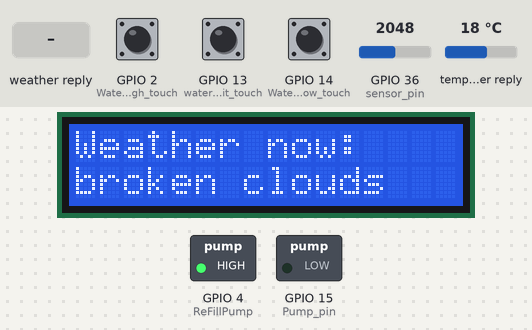
Bench run of a sketch on a simulated ESP32. On the bench: 16×2 character LCD, switched loads named in the sketch (green lamp = pin HIGH). The test bench sets the inputs (shaded band); at power-on: GPIO 36 (sensor_pin) = 2048, GPIO 2 (Water_level_high_touch) HIGH, GPIO 13 (water_level_overflowLimit_touch) HIGH, GPIO 14 (Water_level_low_touch) HIGH, temperature in the weather reply 18 °C. WiFi joins after 1.5 s; servers stay silent unless stated; web services answer with replies made up by the test bench; what the sketch prints to the serial monitor is not drawn.

Above: at 2.8 s.
2.9 s: weather in the web reply set to Clear
At 5.2 s:
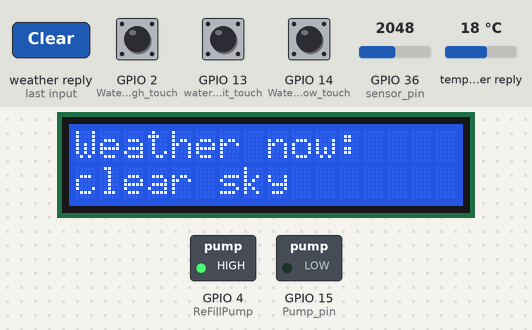
6.0 s: weather in the web reply set to Rain
At 7.3 s:
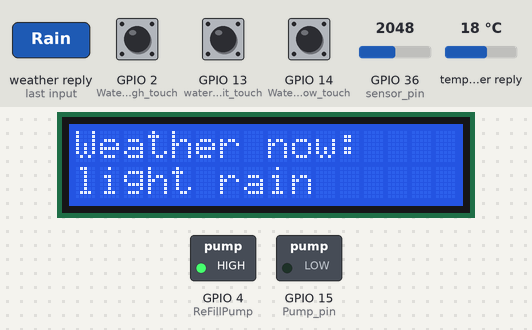
9.1 s: GPIO 36 (sensor_pin) set to 3288
At 10.4 s:
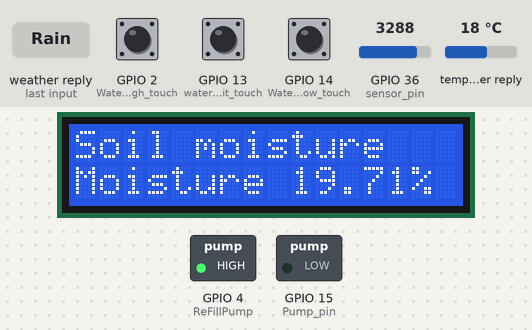
12.0 s: GPIO 36 (sensor_pin) set to 3430
At 13.1 s:
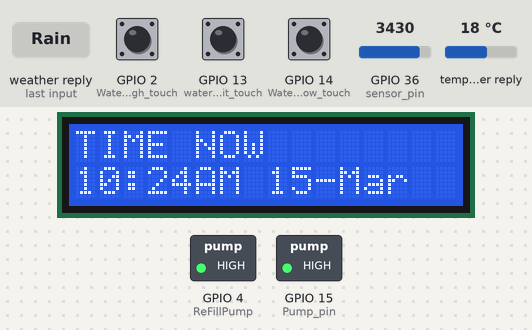
15.1 s: weather in the web reply set to Snow
At 17.8 s:
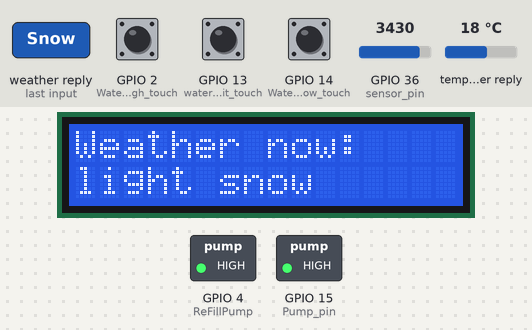
18.2 s: weather in the web reply set to Thunderstorm
At 19.9 s:
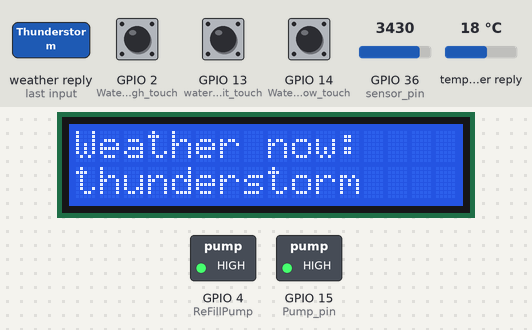
Timing chart, 0 to 21.4 s (numbered marks = the images above; inputs shaded):
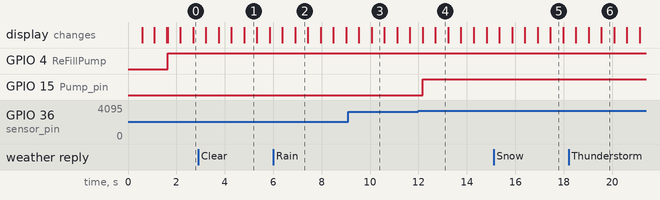

Measured:
- the behaviour switches between 3357 and 3358 on GPIO 36 (sensor_pin) (found by bisection; images 3 and 4)
- after the input at 2.9 s, the display: first differs from a run without the input after 1.9 s (image 1)
- after the input at 6.0 s, the display: first differs from a run without the input after 0.90 s (image 2)
- after the input at 12.0 s, GPIO 15 (Pump_pin): LOW → HIGH after 0.18 s
- after the input at 15.1 s, the display: first differs from a run without the input after 2.3 s (image 5)
- after the input at 18.2 s, the display: first differs from a run without the input after 1.4 s (image 6)
- what the display in image 1 shows lasts 0.5 s, from 4.8 s to 5.3 s

The sketch:

plant_monitor_threaded.ino
```cpp
#include <WiFi.h>
#include <Update.h>

#include <HTTPClient.h>
#include <Arduino_JSON.h>
#include <Wire.h>
#include <LiquidCrystal_I2C.h>
#include <TimeLib.h>
#include <ArduinoIoTCloud.h>
#include <Arduino_ConnectionHandler.h>

const char DEVICE_LOGIN_NAME[] = "ee36cf3a-c768-4bcd-9fd3-a171c8f35a19";
const char DEVICE_KEY[] = "#30i#?KMJ1i8XO6vNeWGrPh9w";
LiquidCrystal_I2C lcd(0x27, 16, 2);

const char* ssid = "Happiness connected";
const char* password = "vijith123";

// const char* ssid = "Viju 2.4G";
// const char* password = "Happiness";
String openWeatherMapApiKey = "298583cc84f68515e30c3cf37b7ef74b";
String city = "Dubai";
String countryCode = "AE";
String currentTime ;
String weatherNow ;
double tempCelsius;
float moisture;
int toggleRefillPumpState=0;

#define ReFillPump 4
#define Pump_pin 15
#define Water_level_high_touch T2 //pin 2
#define water_level_overflowLimit_touch T4 //pin 13
#define Water_level_low_touch T6 //pin 14
const int sensor_pin = 36;

unsigned long previousMillis = 0; // to store previous time
//unsigned long previousMillis_waterlevel = 0; // to store previous time
const long interval = 5000;

CloudTemperatureSensor moisture_IOT;
CloudSwitch refillPumpIOT;
WiFiConnectionHandler ArduinoIoTPreferredConnection(ssid, password);
// unsigned long previousMillis = 0;
// unsigned long lcdLastcheck=0;
// const long interval = 5000;  // 5 seconds


//threaded task
void taskLCD(void *parameter);
void taskPumpControl(void *parameter);
void taskMainLoop(void *parameter);
void refillPumpChange();


void setup() {
  pinMode(Pump_pin, OUTPUT);
  pinMode(ReFillPump, OUTPUT);

  Serial.begin(115200);
  WiFi.begin(ssid, password);

  lcd.init();
  lcd.backlight();
  lcd.clear();
  lcd.setCursor(3, 0);
  lcd.print("Connecting");

  // Wait until WiFi is connected
  while (WiFi.status() != WL_CONNECTED) {
    delay(500);
    lcd.print(".");
  }

  initProperties();
  ArduinoCloud.begin(ArduinoIoTPreferredConnection);
  setDebugMessageLevel(2);
  ArduinoCloud.printDebugInfo();

  lcd.clear();
  lcd.setCursor(0, 0);
  lcd.print("Connected");
  lcd.setCursor(0, 1);
  lcd.print(WiFi.localIP());

xTaskCreate(
  taskLCD, //lcd displaying function
  "LCD TASK", //task name
  8192, //stack size (in words)
  NULL, //parameter
  1, // task priority (lower the number lower the priority )
  NULL //task handle
);

xTaskCreate(
  taskPumpControl, //water monitoring and pump control task ,higher priority
  "Pump Control",
  8192,
  NULL,
  2, // higher the number higher the priority ,here pump control is having higher priority
  NULL

);

 xTaskCreate(
        taskMainLoop,   // Task function
        "Main Loop",    // Task name
        8192,           // Stack size
        NULL,           // Parameters
        2,              // Priority (can be adjusted)
        NULL            // Task handle
    );


}

// high priority task
void taskMainLoop(void *parameter) {
    for (;;) {
        ArduinoCloud.update();
         handleWeatherData();
         //readMoisture();
         refillPumpIOT=toggleRefillPumpState;


        vTaskDelay(100 / portTICK_PERIOD_MS);  // Avoid busy looping
    }
}

//task to display LCD , async operation.- Low priority
void taskLCD(void *parameter) {
    int displayState = 0; // State to alternate between displays

    while (true) {
        lcd.clear();
        switch (displayState) {
            case 0: // Display soil moisture
                lcd.setCursor(0, 0);
            lcd.print("Soil moisture");
            char moisture_lcd[16]; // Buffer to hold the formatted string
            sprintf(moisture_lcd, "Moisture %.2f%%", moisture);  // Display moisture value
            // Serial.print("Humidity in lcd:");
            // Serial.println(moisture_IOT);
            lcd.setCursor(0, 1);
            // Serial.print("moisture :");
            // Serial.println(moisture_lcd);
            lcd.print(moisture_lcd);
                break;
            case 1: // Display current time
                lcd.setCursor(0,0);
                lcd.print("TIME NOW");
                lcd.setCursor(0,1);
                lcd.print(currentTime);
                break;
            case 2: // Display weather info
                lcd.setCursor(0,0);
                lcd.print("Weather now:");
                lcd.setCursor(0,1);
                lcd.print(weatherNow); //  weather info
                break;

             case 3: // Display weather info
                lcd.setCursor(0,0);
                lcd.print("Temperature in Celcius");
                lcd.setCursor(0,1);
                lcd.print(tempCelsius); //  weather info
                break;
        }

        displayState = (displayState + 1) % 4; // Cycle between states
        vTaskDelay(500 / portTICK_PERIOD_MS);  // Delay for 500ms
    }
}

//water pump control task -high priority
void taskPumpControl(void *parameter) {
    while (true) {

      checkWaterLevel();
        readMoisture();


        vTaskDelay(500 / portTICK_PERIOD_MS); // Check every 500ms
    }
}


void loop() {
//void loop has no action in RTOS tasks


 }

void checkWaterLevel() {
  int water_level_low = touchRead(Water_level_low_touch);
  int water_level_high = touchRead(Water_level_high_touch);
  int water_level_overflowLimit = touchRead(water_level_overflowLimit_touch);
  unsigned long currentMillis = millis();

 // save current time as prev
  // Serial.print("Water level value:");
  // Serial.println(water_level_low);
  if (water_level_low > 30 && water_level_high > 30 && water_level_overflowLimit >35)
  {
    Serial.println("Water level low");
    Serial.println(water_level_low);
    Serial.println("Water level low_high");
     Serial.println(water_level_high);
     Serial.println("Water level low_high_over");
      Serial.println(water_level_overflowLimit);
    previousMillis= currentMillis;
    toggleRefillPumpState=1;
    //refillPump=1;
    digitalWrite(ReFillPump, HIGH);
  }

  // int water_level_med = touchRead(Water_level_mid_touch);
  // if (water_level_med < 20) {
  //   Serial.println("Water level med");
  // }
 else if (water_level_high < 30 ) {
    Serial.println("Water level high");
    Serial.println(water_level_high);
        toggleRefillPumpState=0;

    digitalWrite(ReFillPump, LOW);
  }
  //int water_level_overflowLimit = touchRead(water_level_overflowLimit_touch);
  else if ( currentMillis - previousMillis>= interval || water_level_overflowLimit < 30) {
    Serial.println("Water level over flow");
    Serial.println(water_level_overflowLimit);
        toggleRefillPumpState=0;

    digitalWrite(ReFillPump, LOW);
    previousMillis=millis();
  }
}


//this handle pump on from Arduino cloud
void refillPumpChange() {

   int water_level_low = touchRead(Water_level_low_touch);
  int water_level_high = touchRead(Water_level_high_touch);
  int water_level_overflowLimit = touchRead(water_level_overflowLimit_touch);
  unsigned long currentMillis = millis();
  if (refillPumpIOT == 1)
  {
     Serial.println("Water level low");
    previousMillis = currentMillis;
    toggleRefillPumpState=1;
    //refillPump=1;
    digitalWrite(ReFillPump, HIGH);
  }
  else if(refillPumpIOT != 1 || currentMillis - previousMillis >= interval || water_level_high < 12 )
  {
     Serial.println("Water level high");
    Serial.println(water_level_high);
        toggleRefillPumpState=0;

    digitalWrite(ReFillPump, LOW);
    previousMillis=millis();
  }
}


//fetching weather data from openweathermap.com
void handleWeatherData() {
  if (WiFi.status() == WL_CONNECTED) {
    String serverPath = "http://api.openweathermap.org/data/2.5/weather?q=" + city + "," + countryCode + "&APPID=" + openWeatherMapApiKey;
    String jsonBuffer = httpGETRequest(serverPath.c_str());

    JSONVar myObject = JSON.parse(jsonBuffer);
    if (JSON.typeof(myObject) == "undefined") {
      Serial.println("Parsing input failed!");
      return;
    }

    double tempKelvin = (double)myObject["main"]["temp"];
    tempCelsius = tempKelvin - 273.15;
    weatherNow = (String)myObject["weather"][0]["description"];

    unsigned long currentUTC = (unsigned long)myObject["dt"];
    int zoneTime = (int)myObject["timezone"];
    currentTime = convertToReadableTime(currentUTC, zoneTime);

    // Serial.println("Weather: " + weatherNow);
    // Serial.println("Temperature (Celsius): " + String(tempCelsius));
    // Serial.println("Time: " + currentTime);
  } else {
    Serial.println("WiFi Disconnected");
  }
}

//reading moistrue from soil moisture sensor and turn on plant watering pump
void readMoisture() {
  int sensor_analog = analogRead(sensor_pin);
  moisture = (100 - ((sensor_analog / 4095.00) * 100));
  moisture_IOT = moisture;
  // Serial.print("moisture:");
  // Serial.println(moisture);
  // Serial.println(moisture_IOT);

  if (moisture < 18.00) {
    digitalWrite(Pump_pin, HIGH);
    Serial.println("Pump High");
    //digitalWrite(LED_BUILTIN, HIGH);
  } else if (weatherNow=="rain" || weatherNow=="thunderstorm"|| weatherNow=="shower rain"|| weatherNow=="snow"  &&  moisture >= 25.00 ) {
    digitalWrite(Pump_pin, LOW);
    Serial.println("Pump Low");
    //digitalWrite(LED_BUILTIN, LOW);
  }


  else if  (moisture > 35.00) {
    digitalWrite(Pump_pin, LOW);
    Serial.println("Pump Low");
    //digitalWrite(LED_BUILTIN, LOW);
  }
}

//checking network connection

String httpGETRequest(const char* serverName) {
  WiFiClient client;
  HTTPClient http;
  http.begin(client, serverName);
  int httpResponseCode = http.GET();
  String payload = "{}";

  if (httpResponseCode > 0) {
    // Serial.print("HTTP Response code: ");
    // Serial.println(httpResponseCode);
    payload = http.getString();
  } else {
    Serial.print("Error code: ");
    Serial.println(httpResponseCode);
  }

  http.end();
  return payload;
}

//here it will convert json formated data from openweathermap api to string
String convertToReadableTime(unsigned long utc, int timezoneOffset) {
  unsigned long localTime = utc + timezoneOffset;
  setTime(localTime);

  int now_hour = hour();
  int now_month=month();
  int now_minute = minute();
  int now_second = second();
  String am_pm = (now_hour >= 12) ? "PM" : "AM";
  int hour12 = now_hour % 12;
  if (hour12 == 0) hour12 = 12; // Adjust 0 to 12 for 12-hour format

  String month_text[] = {"Jan", "Feb", "Mar", "Apr", "May", "Jun", "Jul", "Aug", "Sep", "Oct", "Nov", "Dec"};
  char timeBuffer[20];
  snprintf(timeBuffer, sizeof(timeBuffer), "%02d:%02d%s %02d-%02s", hour12, now_minute, am_pm.c_str(), day(), month_text[now_month - 1].c_str());

  return String(timeBuffer); // Return as a String
}

//ardunio cloud status update
void initProperties() {
  ArduinoCloud.setBoardId(DEVICE_LOGIN_NAME);
  ArduinoCloud.setSecretDeviceKey(DEVICE_KEY);
   ArduinoCloud.addProperty(refillPumpIOT, READWRITE, ON_CHANGE, refillPumpChange);
  ArduinoCloud.addProperty(moisture_IOT, READ, 8 * SECONDS, NULL); // Update humidity every 8 seconds
}
```
